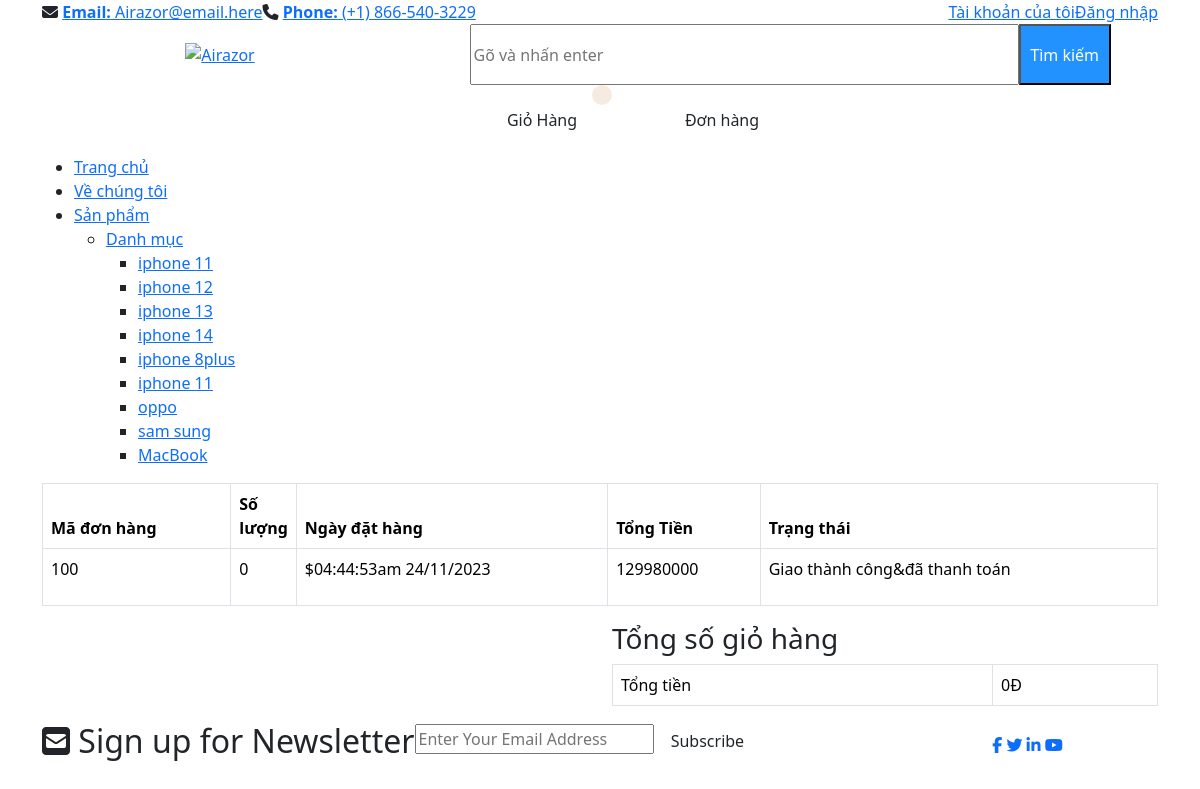
/index.php?act=load_bill (signed in), run on the app's committed database.
### tables this page shows
CREATE TABLE `danhmuc` (
  `id_danhmuc` int(20) NOT NULL,
  `name_danhmuc` varchar(255) NOT NULL
);

CREATE TABLE `bill` (
  `id_bill` int(20) NOT NULL,
  `iduser` int(10) DEFAULT 0,
  `name_bill` varchar(255) NOT NULL,
  `email_bill` varchar(255) NOT NULL,
  `address_bill` varchar(255) NOT NULL,
  `tel_bill` varchar(50) NOT NULL,
  `ordernote_bill` varchar(255) NOT NULL,
  `tongtien_bill` int(10) NOT NULL DEFAULT 0,
  `pttt_bill` tinyint(1) NOT NULL DEFAULT 1 COMMENT '1. Thanh toán trực tiếp\r\n2. Chuyển khoản',
  `ngaydathang` varchar(50) DEFAULT NULL,
  `status_bill` tinyint(1) DEFAULT 0 COMMENT '0. Đơn hàng mới\r\n1. Đang sử lý\r\n2. Đang giao hàng\r\n3. Giao thành công',
  `receive` varchar(255) DEFAULT NULL,
  `receive_address` varchar(255) DEFAULT NULL,
  `receive_tel` varchar(50) DEFAULT NULL
);

### model/pdo.php (called while the page is built, shortened)
<?php
function pdo_get_connection(){
    $dburl = "mysql:host=localhost;dbname=du_an_1;charset=utf8";
    $username = 'root';
    $password = '';
    $conn = new PDO($dburl, $username, $password);
    $conn->setAttribute(PDO::ATTR_ERRMODE, PDO::ERRMODE_EXCEPTION);
    return $conn;
}
function pdo_query($sql){
    $sql_args = array_slice(func_get_args(), 1);
    try{
        $conn = pdo_get_connection();
        $stmt = $conn->prepare($sql);
        $stmt->execute($sql_args);
        $rows = $stmt->fetchAll();
        return $rows;
    }
    catch(PDOException $e){
        throw $e;
    }
    finally{
        unset($conn);
    }
}

### model/danh_muc.php (called while the page is built, shortened)
<?php
    function load_danh_all()
    {
        $sql = "select * from danhmuc order by id_danhmuc asc";
            $listDM = pdo_query($sql);
            return $listDM;
    }
?>

### model/cart.php (called while the page is built, shortened)
<?php
    function dem_sl_mat_hang($id_bill)
    {
        $sql = "select * from cart where id_bill=". $id_bill;
            $dm = pdo_query($sql);
            return sizeof($dm);
    }
    function load_all_bill($id_user)
    {
        $sql = "select * from bill where 1";
        if ($id_user > 0) {
            $sql .=" AND iduser=". $id_user;
        }
        $sql .=" order by id_bill";
            $list_bill = pdo_query($sql);
            return $list_bill;
    }
    function get_ttdh($trangthai){
        switch ($trangthai) {
            case '3':
                $tt = "Giao thành công&đã thanh toán";
                break;
        }
        return $tt;
    }
?>

### font_end/load_bill.php (the view, shortened to what this page needs)
<div id="page-content-wrapper">
    <div class="container">
        <div class="row">
            <div class="col-lg-12">
                <div class="cart-table table-responsive">
                    <table class="table table-bordered">
                        <thead>
                        <tr>
                            <th class="pro-thumbnail">Mã đơn hàng</th>
                            <th class="pro-title" style="width: 30px;">Số lượng</th>
                            <th class="pro-price">Ngày đặt hàng</th>
                            <th class="pro-subtotal">Tổng Tiền</th>
                            <th class="pro-thumbnail" >Trạng thái</th>
                        </tr>
                        </thead>
                        <tbody>
                            <?php
                                if (is_array($list_bill)) {
                                    foreach ($list_bill as $bill) {
                                        extract($bill);
                                        $trang_thai_dh = get_ttdh($bill['status_bill']);
                                        $sl_sp = dem_sl_mat_hang($bill['id_bill']);
                                        echo '
                                        <tr>
                                        <td class="pro-thumbnail">'.$bill['id_bill'].'</td>
                                        <td class="pro-title" >'.$sl_sp.'</td>
                                        <td class="pro-price"><span>$'.$bill['ngaydathang'].'</span></td>
                                        <td class="pro-quantity">
                                            <div class="pro-qty">
                                            <p>'.$bill['tongtien_bill'].'</p>
                                            </div>
                                        </td>
                                        <td class="pro-title" >'.$trang_thai_dh.'</td>
                                        </tr>
                                        ';
                                    }
                                }
                            ?>
                        </tbody>
                    </table>
                </div>
            </div>
        </div>
        <div class="row">
            <div class="col-lg-6 ms-auto">
                <div class="cart-calculator-wrapper">
                    <h3>Tổng số giỏ hàng</h3>
                    <div class="cart-calculate-items">
                        <div class="table-responsive">
                            <table class="table table-bordered">
                            <?php
                                $format_number_1 = 0;
                            echo '
                            <tr>
                                <td>Tổng tiền</td>
                                <td class="total-amount">'.$format_number_1.'Đ</td>
                            </tr>
                            ';
                            ?>
                            </table>
                        </div>
                    </div>
                </div>
            </div>
        </div>
    </div>
</div>
<div class="newsletter-area">
    <div class="container">
        <div class="row">
            <div class="col-lg-9 m-auto">
                <div class="newsletter-content-wrap text-center text-lg-left d-lg-flex">
                    <h2><i class="fa fa-envelope-square"></i> Sign up for Newsletter</h2>
                    <div class="newsletter-form-wrap">
                        <form id="subscribe-form" action="https://htmlmail.hasthemes.com/raju/tienda-subscribe.php"
                              method="post">
                            <input type="email" name="newsletter_email" id="address"
                                   placeholder="Enter Your Email Address" required/>
                            <button class="btn" type="submit">Subscribe</button>
                        </form>
                    </div>
                </div>
            </div>
            <div class="col-lg-3 m-auto text-center text-lg-right">
                <div class="social-icons">
                    <a href="#"><i class="fa fa-facebook"></i></a>
                    <a href="#"><i class="fa fa-twitter"></i></a>
                    <a href="#"><i class="fa fa-linkedin"></i></a>
                    <a href="#"><i class="fa fa-youtube"></i></a>
                </div>
            </div>
        </div>
    </div>
</div>

### font_end/header.php (shortened to what this page needs)
<!DOCTYPE html>
<html class="no-js" lang="zxx">
<head>
    <link href="assets_fontend/css/vendor/bootstrap.min.css" rel="stylesheet">
    <link href="assets_fontend/css/vendor/font-awesome.css" rel="stylesheet">
    <link href="assets_fontend/css/plugins.css" rel="stylesheet">
    <link href="assets_fontend/css/helper.min.css" rel="stylesheet">
    <link href="assets_fontend/css/style.css" rel="stylesheet">
</head>
<body>
<header id="header-area">
    <div class="preheader-area">
        <div class="container">
            <div class="row">
                <div class="col-md-5 col-lg-6">
                    <div class="preheader-contact-info d-flex align-items-center justify-content-between justify-content-md-start">
                        <div class="single-contact-info">
                            <span class="contact-icon">
                                <i class="fa fa-envelope"></i>
                            </span>
                            <a href="mailto:your@example.com" class="contact-text">
                                <strong>Email:</strong> Airazor@email.here
                            </a>
                        </div>
                        <div class="single-contact-info">
                            <span class="contact-icon">
                                <i class="fa fa-phone"></i>
                            </span>
                            <a href="tel:01816277243" class="contact-text">
                                <strong>Phone:</strong> (+1) 866-540-3229
                            </a>
                        </div>
                    </div>
                </div>
                <div class="col-md-7 col-lg-6 mt-xs-10">
                    <div class="site-setting-menu">
                        <ul class="nav justify-content-center justify-content-md-end">
                            <li><a href="index.php?act=myaccount">Tài khoản của tôi</a></li>
                            <li><a href="index.php?act=login">Đăng nhập</a></li>
                        </ul>
                    </div>
                </div>
            </div>
        </div>
    </div>
    <div class="header-middle-area">
        <div class="container">
            <div class="row">
                <div class="col-4 col-md-2 col-xl-3 m-auto text-center text-lg-left">
                    <a href="index.html" class="logo-wrap d-block">
                        <img src="assets/images/Airazor.png" alt="Airazor" class="img-fluid" style="width: 100px;"/>
                    </a>
                </div>
                <div class="col-8 col-md-7 col- m-auto ">
                    <div class="search-box-wrap">
                        <form class="search-form d-flex" action="index.php?act=load_sp" method="POST">
                            <input type="text" name="search" placeholder="Gõ và nhấn enter" style="width: 609px; height: 61px;" />
                                <input type="submit" name="tim" value="Tìm kiếm" style="width: 100px; height: 61px; color: white; background-color: #2192FF;">
                        </form>
                    </div>
                </div>
                <div class="col-12 col-md-3 col-xl-2 m-auto text-center text-lg-right mt-xs-15" style="width: 220px">
                <div style="width: 20px; height: 20px; background-color: #F5EBE0; color: black; position: absolute; z-index: 1; margin-left: 90px; border-radius: 50px;">
                </div>
                    <div class="minicart-wrapper" style="display: flex; position: relative;">
                        <a href="index.php?act=dohang"><button class="btn btn-minicart" style="margin-left: -30px; width: 140px; height: 70px;">Giỏ Hàng</button></a>
                        <a href="index.php?act=load_bill"><button class="btn btn-minicart" style="margin-left: 40px; width: 140px; height: 70px;">Đơn hàng</button></a>
                    </div>
                </div>
            </div>
        </div>
    </div>
    <div class="navigation-area" id="fixheader">
        <div class="container">
            <div class="row">
                <div class="col-2 col-lg-9 d-none d-lg-block">
                    <div class="main-menu-wrap">
                        <nav class="mainmenu">
                            <ul class="main-navbar clearfix">
                                <li class="dropdown-show"><a href="index.php?act=go_home" class="arrow-toggle">Trang chủ</a>
                                <li><a href="index.php?act=about">Về chúng tôi</a></li>
                                <li class="dropdown-show"><a href="index.php?act=show_product" class="arrow-toggle">Sản phẩm</a>
                                    <ul class="mega-menu-wrap dropdown-nav">
                                        <li class="mega-menu-item"><a href="" class="mega-item-title">Danh mục</a>
                                            <ul>
                                                <?php
                                                    foreach ($danhmuc_all as $key) {
                                                        extract($key);
                                                        $link = "index.php?act=load_sp&id_danhmuc= ".$id_danhmuc;
                                                        echo '
                                                        <li><a href="'.$link.'">'.$name_danhmuc.'</a></li>
                                                        ';
                                                    }
                                                ?>
                                            </ul>
                                        </li>
                                    </ul>
                                </li>
                            </ul>
                        </nav>
                    </div>
                </div>
            </div>
        </div>
    </div>
</header>

### data on the page
danhmuc: name_danhmuc "iphone 11"
danhmuc: name_danhmuc "iphone 12"
danhmuc: name_danhmuc "iphone 13"
danhmuc: name_danhmuc "iphone 14"
danhmuc: name_danhmuc "iphone 8plus"
danhmuc: name_danhmuc "iphone 11"
danhmuc: name_danhmuc "oppo"
danhmuc: name_danhmuc "sam sung"
danhmuc: name_danhmuc "MacBook"
bill: id_bill "100", sl_sp "0", ngaydathang "04:44:53am 24/11/2023", tongtien_bill "129980000", status_bill "Giao thành công&đã thanh toán"

### other printed values
$format_number_1 "0"
